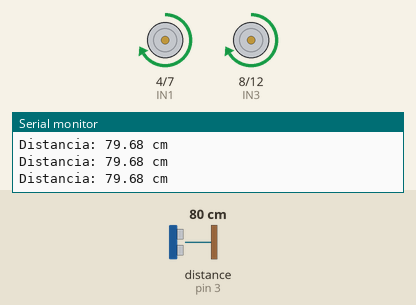
A sketch run on a simulated Arduino Uno, built with avr-gcc and run on an emulated ATmega328P. Parts: motor-driver pin pairs drawn as motors (green arrow = first pin HIGH = forward, orange = second pin HIGH = backward, longer = more drive, scaled by the enable pin), the last lines printed to the serial monitor. Wiring (inferred from the names in the program): ultrasonic range finder: trigger pin 2; echo pin 3. The test bench sets the inputs (shaded band); at power-on: distance to the obstacle (sensor on pin 3) 80 cm. The echo pulse lasts 58.3 µs per cm.

Above: at 1.2 s.
1.3 s: distance to the obstacle (sensor on pin 3) set to 17 cm
2.8 s: distance to the obstacle (sensor on pin 3) set to 14 cm
At 3.6 s:
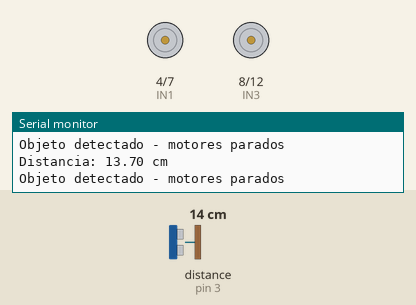
4.3 s: distance to the obstacle (sensor on pin 3) set to 18 cm
At 4.7 s:
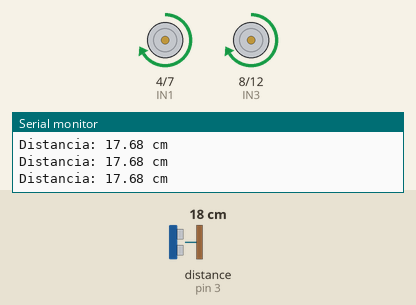
5.8 s: distance to the obstacle (sensor on pin 3) set to 2 cm
At 7.0 s:
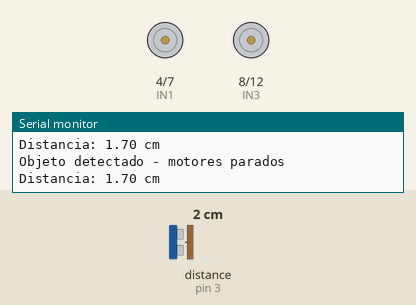
Timing chart, 0 to 8.3 s (numbered marks = the images above; inputs shaded):
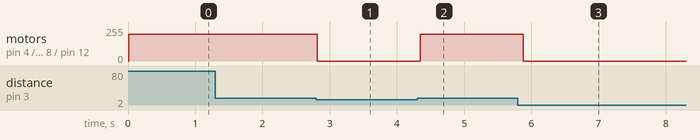

The sketch:

Motor_+_Sensor_de_Aproximacao.ino
```cpp
/*
  Carrinho Robótico WALL-E — teste de motores + sensor (Arduino Uno + L298N)

  Baseado na montagem: Arduino Uno + módulo L298N + 2 motores DC + 4x pilhas AA
  (mesma montagem da imagem de referência), com o sensor HC-SR04 adicionado.

  Comportamento: o carrinho anda para frente continuamente e PARA automaticamente
  quando o HC-SR04 detecta um objeto mais perto que DISTANCIA_MINIMA_CM.

  Este código NÃO tem controle remoto (Bluetooth/app) — é só o teste de
  motores + sensor. Dá pra somar o controle remoto depois, em cima disso.
*/

// ---------- Pinos do L298N (motores) ----------
const int IN1 = 4;   // direção motor esquerdo
const int IN2 = 7;   // direção motor esquerdo
const int IN3 = 8;   // direção motor direito
const int IN4 = 12;  // direção motor direito
const int ENA = 5;   // velocidade motor esquerdo (PWM)
const int ENB = 6;   // velocidade motor direito (PWM)

// ---------- Pinos do sensor HC-SR04 ----------
const int TRIG = 2;
const int ECHO = 3;
// No Arduino Uno NÃO precisa de divisor resistivo no ECHO — a lógica do Uno já é 5V,
// igual ao HC-SR04 (isso só é necessário no ESP32, que trabalha em 3.3V).

// ---------- Parâmetros ajustáveis ----------
const int VELOCIDADE = 200;              // 0-255
const float DISTANCIA_MINIMA_CM = 15.0;  // ajustar depois de testar na prática

void setup() {
  pinMode(IN1, OUTPUT);
  pinMode(IN2, OUTPUT);
  pinMode(IN3, OUTPUT);
  pinMode(IN4, OUTPUT);
  pinMode(ENA, OUTPUT);
  pinMode(ENB, OUTPUT);
  pinMode(TRIG, OUTPUT);
  pinMode(ECHO, INPUT);

  Serial.begin(9600);
  parar();
  Serial.println("Pronto. Andando para frente ate encontrar um obstaculo.");
}

void loop() {
  float distancia = lerDistanciaCM();

  Serial.print("Distancia: ");
  Serial.print(distancia);
  Serial.println(" cm");

  if (distancia > 0 && distancia < DISTANCIA_MINIMA_CM) {
    parar();
    Serial.println("Objeto detectado - motores parados");
  } else {
    frente();
  }

  delay(100); // pequena pausa entre leituras
}

// =====================================================================
// Funções de movimento
// =====================================================================

void frente() {
  digitalWrite(IN1, HIGH);
  digitalWrite(IN2, LOW);
  digitalWrite(IN3, HIGH);
  digitalWrite(IN4, LOW);
  analogWrite(ENA, VELOCIDADE);
  analogWrite(ENB, VELOCIDADE);
}

void tras() {
  digitalWrite(IN1, LOW);
  digitalWrite(IN2, HIGH);
  digitalWrite(IN3, LOW);
  digitalWrite(IN4, HIGH);
  analogWrite(ENA, VELOCIDADE);
  analogWrite(ENB, VELOCIDADE);
}

void esquerda() {
  // giro no proprio eixo
  digitalWrite(IN1, LOW);
  digitalWrite(IN2, HIGH);
  digitalWrite(IN3, HIGH);
  digitalWrite(IN4, LOW);
  analogWrite(ENA, VELOCIDADE);
  analogWrite(ENB, VELOCIDADE);
}

void direita() {
  digitalWrite(IN1, HIGH);
  digitalWrite(IN2, LOW);
  digitalWrite(IN3, LOW);
  digitalWrite(IN4, HIGH);
  analogWrite(ENA, VELOCIDADE);
  analogWrite(ENB, VELOCIDADE);
}

void parar() {
  digitalWrite(IN1, LOW);
  digitalWrite(IN2, LOW);
  digitalWrite(IN3, LOW);
  digitalWrite(IN4, LOW);
  analogWrite(ENA, 0);
  analogWrite(ENB, 0);
}

// =====================================================================
// Sensor ultrassônico HC-SR04
// =====================================================================

float lerDistanciaCM() {
  digitalWrite(TRIG, LOW);
  delayMicroseconds(2);
  digitalWrite(TRIG, HIGH);
  delayMicroseconds(10);
  digitalWrite(TRIG, LOW);

  long duracao = pulseIn(ECHO, HIGH, 30000); // timeout 30ms

  if (duracao == 0) {
    return -1; // sem leitura valida
  }

  return duracao * 0.0343 / 2.0;
}
```

Measured:
- the behaviour switches between 16 and 15 cm on distance to the obstacle (sensor on pin 3) (found by bisection; images 0 and 1)
- after the input at 2.8 s, motor on pin 4 (IN1) / pin 7 (IN2), motor on pin 8 (IN3) / pin 12 (IN4): forward 200/255 → stopped at once
- after the input at 4.3 s, motor on pin 4 (IN1) / pin 7 (IN2), motor on pin 8 (IN3) / pin 12 (IN4): stopped → forward 200/255 after 0.05 s
- after the input at 5.8 s, motor on pin 4 (IN1) / pin 7 (IN2), motor on pin 8 (IN3) / pin 12 (IN4): forward 200/255 → stopped after 0.08 s
